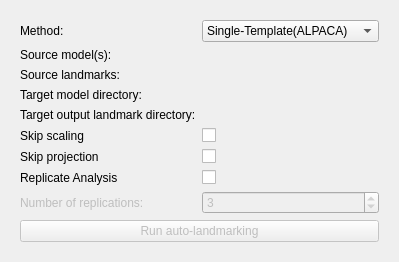
     <widget class="QWidget" name="alignMultiTab">
      <attribute name="title">
       <string>Batch processing</string>
      </attribute>
      <layout class="QGridLayout" name="gridLayout_2">
       <item row="2" column="0" alignment="Qt::AlignTop">
        <widget class="ctkCollapsibleButton" name="alignMultiWidget" native="true">
         <property name="toolTip">
          <string/>
         </property>
         <property name="text" stdset="0">
          <string>Transfer landmark points from one or multiple source models to a directory of target models</string>
         </property>
         <layout class="QFormLayout" name="FormLayout_2">
          <item row="0" column="0">
           <widget class="QLabel" name="methodLabel">
            <property name="text">
             <string>Method: </string>
            </property>
           </widget>
          </item>
          <item row="0" column="1">
           <widget class="QComboBox" name="methodBatchWidget">
            <property name="toolTip">
             <string>Select the template method</string>
            </property>
            <item>
             <property name="text">
              <string>Single-Template(ALPACA)</string>
             </property>
            </item>
            <item>
             <property name="text">
              <string>Multi-Template(MALPACA)</string>
             </property>
            </item>
           </widget>
          </item>
          <item row="1" column="0">
           <widget class="QLabel" name="sourceModelMultiSelectorLabel">
            <property name="text">
             <string>Source model(s):</string>
            </property>
           </widget>
          </item>
          <item row="1" column="1">
           <widget class="ctkPathLineEdit" name="sourceModelMultiSelector" native="true">
            <property name="toolTip">
             <string>Select the source model</string>
            </property>
            <property name="filters">
             <set>ctkPathLineEdit::Files</set>
            </property>
            <property name="nameFilters">
             <stringlist>
              <string>*.ply</string>
             </stringlist>
            </property>
           </widget>
          </item>
          <item row="2" column="0">
           <widget class="QLabel" name="sourceFiducialMultiSelectorLabel">
            <property name="text">
             <string>Source landmarks:</string>
            </property>
           </widget>
          </item>
          <item row="2" column="1">
           <widget class="ctkPathLineEdit" name="sourceFiducialMultiSelector" native="true">
            <property name="toolTip">
             <string>Select the source landmarks</string>
            </property>
            <property name="filters">
             <set>ctkPathLineEdit::Files|ctkPathLineEdit::NoDot|ctkPathLineEdit::NoDotDot|ctkPathLineEdit::Readable</set>
            </property>
            <property name="nameFilters">
             <stringlist>
              <string>*.fcsv</string>
              <string>*.json</string>
              <string>*.mrk.json</string>
             </stringlist>
            </property>
           </widget>
          </item>
          <item row="3" column="0">
           <widget class="QLabel" name="targetModelMultiSelectorLabel">
            <property name="text">
             <string>Target model directory:</string>
            </property>
           </widget>
          </item>
          <item row="3" column="1">
           <widget class="ctkPathLineEdit" name="targetModelMultiSelector" native="true">
            <property name="toolTip">
             <string>Select the directory of models to be landmarked</string>
            </property>
            <property name="filters">
             <set>ctkPathLineEdit::Dirs|ctkPathLineEdit::Drives</set>
            </property>
           </widget>
          </item>
          <item row="5" column="0">
           <widget class="QLabel" name="landmarkOutputSelectorLabel">
            <property name="text">
             <string>Target output landmark directory:</string>
            </property>
           </widget>
          </item>
          <item row="5" column="1">
           <widget class="ctkPathLineEdit" name="landmarkOutputSelector" native="true">
            <property name="toolTip">
             <string>Select the output directory where the landmarks will be saved</string>
            </property>
            <property name="filters">
             <set>ctkPathLineEdit::Dirs|ctkPathLineEdit::Drives</set>
            </property>
           </widget>
          </item>
          <item row="6" column="0">
           <widget class="QLabel" name="skipScalingMultiCheckBoxLabel">
            <property name="text">
             <string>Skip scaling</string>
            </property>
           </widget>
          </item>
          <item row="6" column="1">
           <widget class="QCheckBox" name="skipScalingMultiCheckBox">
            <property name="toolTip">
             <string>If checked, ALPACA will skip scaling during the alignment.</string>
            </property>
           </widget>
          </item>
          <item row="7" column="0">
           <widget class="QLabel" name="skipProjectionCheckBoxMultiLabel">
            <property name="text">
             <string>Skip projection</string>
            </property>
           </widget>
          </item>
          <item row="7" column="1">
           <widget class="QCheckBox" name="skipProjectionCheckBoxMulti">
            <property name="toolTip">
             <string>If checked, ALPACA will skip final refinement step placing landmarks on the target surface.</string>
            </property>
           </widget>
          </item>
          <item row="8" column="1">
           <widget class="QCheckBox" name="replicateAnalysisCheckBox">
            <property name="text">
             <string/>
            </property>
           </widget>
          </item>
          <item row="8" column="0">
           <widget class="QLabel" name="replicateAnalysisLabel">
            <property name="text">
             <string>Replicate Analysis</string>
            </property>
           </widget>
          </item>
          <item row="9" column="0">
           <widget class="QLabel" name="replicationNumberLabel">
            <property name="enabled">
             <bool>false</bool>
            </property>
            <property name="text">
             <string>Number of replications: </string>
            </property>
           </widget>
          </item>
          <item row="9" column="1">
           <widget class="QSpinBox" name="replicationNumberSpinBox">
            <property name="enabled">
             <bool>false</bool>
            </property>
            <property name="value">
             <number>3</number>
            </property>
           </widget>
          </item>
          <item row="10" column="0" colspan="2">
           <widget class="QPushButton" name="applyLandmarkMultiButton">
            <property name="enabled">
             <bool>false</bool>
            </property>
            <property name="toolTip">
             <string>Align the target models with the source model and transfer landmarks.&quot;</string>
            </property>
            <property name="text">
             <string>Run auto-landmarking</string>
            </property>
           </widget>
          </item>
         </layout>
        </widget>
       </item>
      </layout>
     </widget>
